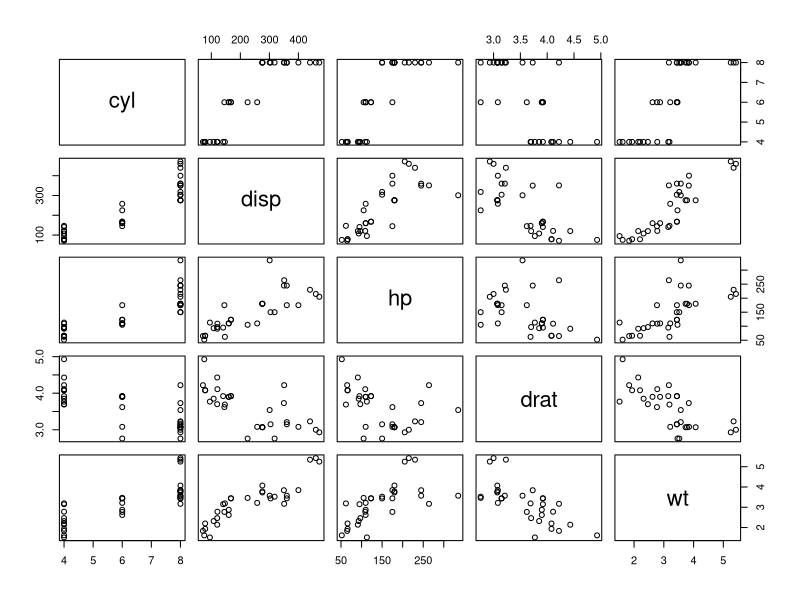
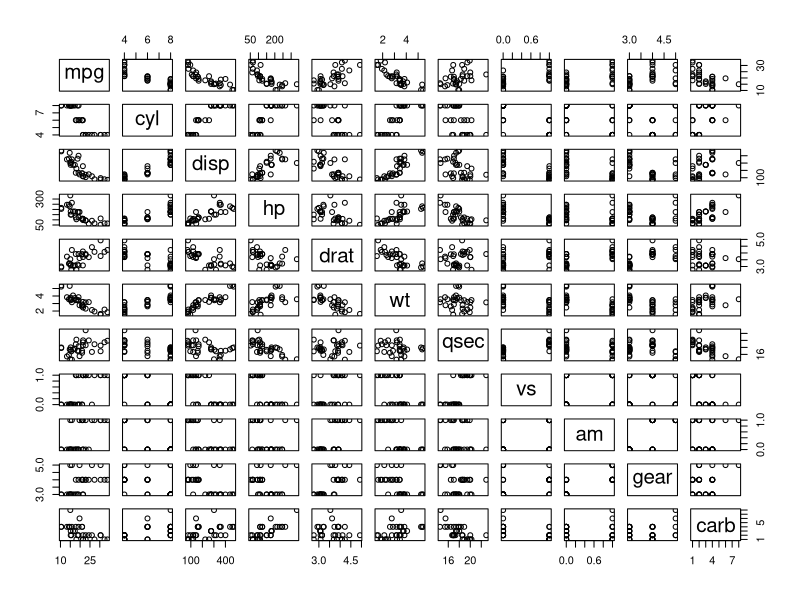

The R source for these figures, in order: (Note: this script raises an error after producing the figures.)
#Buscando relaciones con pairs
pairs(mtcars[ ,2:6])

pairs(mtcars)

newdata <- subset(mtcars, select = c(2,7:8,11,12))
pairs(newdata)